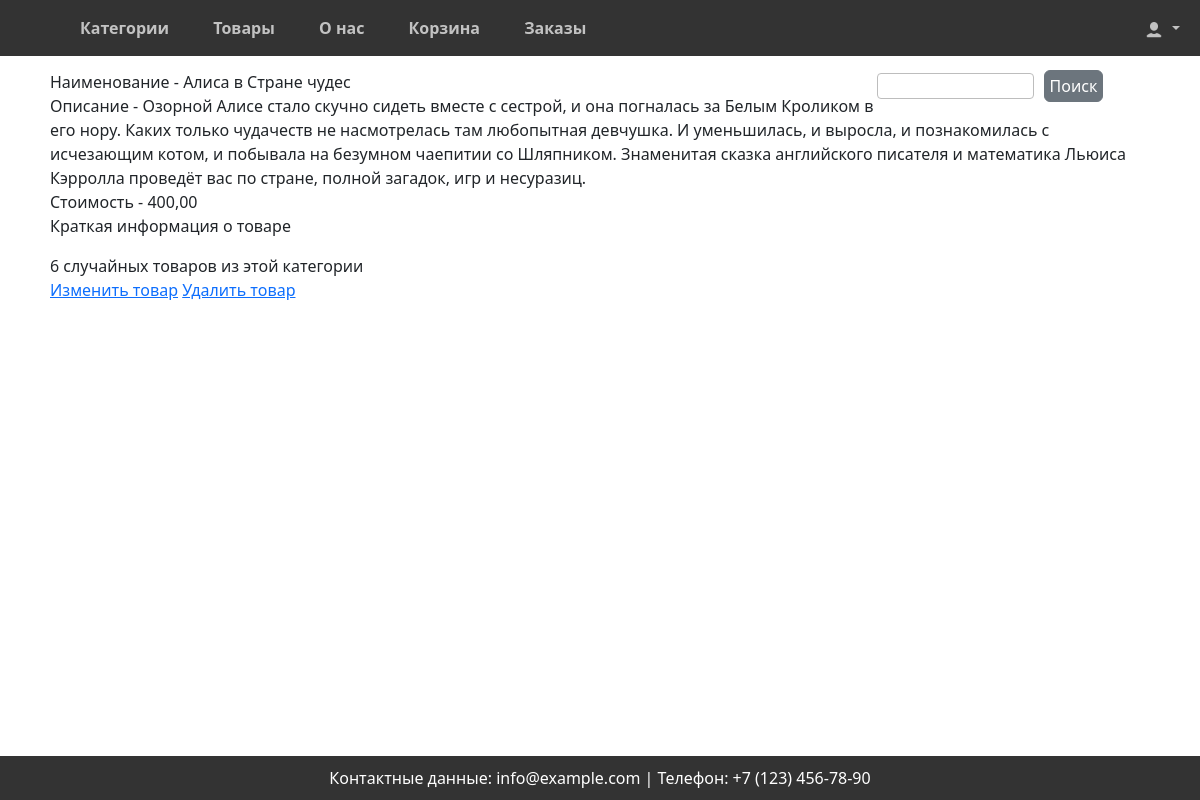
Screenshot of /products/alisa-v-strane-chudes-12/ (signed in) with the database file from the repository.
### shop/models.py (models this page shows, shortened)
class Product(models.Model):
    category = models.ForeignKey(Category,
                                 related_name='products',
                                 on_delete=models.CASCADE)
    author = models.CharField(max_length=75, verbose_name='Автор')
    name = models.CharField(max_length=200,
                            verbose_name='Название')
    description = models.TextField(blank=True)
    slug = models.SlugField(max_length=200)
    image = models.ImageField(upload_to='products/%Y/%m/%d',
                              blank=True)
    price = models.DecimalField(max_digits=10,
                                decimal_places=2)
    available = models.BooleanField(default=True)
    created = models.DateTimeField(auto_now_add=True)
    updated = models.DateTimeField(auto_now=True)
    class Meta:
        ordering = ['name']
        indexes = [
            models.Index(fields=['id', 'slug']),
            models.Index(fields=['name']),
            models.Index(fields=['-created']),
        ]
        verbose_name = 'Товар'
        verbose_name_plural = 'Товары'

### shop/views.py (the view)
# urls.py: path('<slug:slug>/', ProductDetailView.as_view(), name='product_detail'),
class ProductDetailView(DetailView):
    model = Product
    template_name = ('shop/admin/product_detail.html')
    context_object_name = 'product'
    slug_url_kwarg = 'slug'
    def get_template_names(self):
        user = get_user_model()
        admin = user.objects.get(username='staff')
        if self.request.user == admin:
            return ['shop/admin/product_detail.html']
        else:
            return ['shop/product_detail.html']
    def get_context_data(self, **kwargs):
        context = super().get_context_data(**kwargs)
        category = self.object.category
        products = []
        for pr in category.products.all():
            if pr != self.object:
                products.append(pr)
        shuffle(products)
        products = products[:2]
        context['products'] = products
        return context

### orders/forms.py
class QuickOrderForm(forms.Form):
    name = forms.CharField(max_length=50, label="Имя")
    last_name = forms.CharField(max_length=50, label="Фамилия")
    email = forms.EmailField(label="Эл.почта")
    phone = forms.CharField(max_length=50, label="Телефон")
    payment = forms.ChoiceField(choices=PAYMENT_CHOICES, label='Способ оплаты')
    delivery = forms.ChoiceField(choices=DELIVERY_CHOICES, label='Способ Доставки')

### cart/context_processors.py (called while the page is built)
def cart(request):
    if request.user.id:
        return {'cart': ProductCartUser(request)}
    return {'cart': Cart(request)}

### cart/views.py (called while the page is built)
    def __len__(self):
        return sum(item['quantity'] for item in self.cart.values())

### orders/context_processors.py (called while the page is built)
def quick_order_form(request):
    return {'quick_order_form': QuickOrderForm()}

### shop/templates/shop/admin/product_detail.html (shortened to what this page needs)
{% extends 'base.html' %}
{% block content %}
<div>Наименование - {{product.name}}</div>
<div>Описание - {{product.description}}</div>
<div>Стоимость - {{product.price}}</div>
<p>Краткая информация о товаре</p>
<div>6 случайных товаров из этой категории</div>
<a href="{% url 'shop:product_edit' slug=product.slug %}">Изменить товар</a>
<a href="{% url 'shop:product_delete' slug=product.slug %}">Удалить товар</a>
{% endblock content %}

### static/css/styles.css (style rules this page uses)
* { box-sizing: border-box; margin: 0; padding: 0; }
body { font-family: Arial, sans-serif; background-color: #e2e1e1; min-height: 100%; margin-top: 50px; }

### rows the page displays
Product: name "Алиса в Стране чудес", description "Озорной Алисе стало скучно сидеть вместе с сестрой, и она погналась за Белым Кроликом в его нору. Каких только чудачеств не насмотрелась там любопытная девчушка. И уменьшилась, и выросла, и познакомилась с исчезающим котом, и побывала на безумном чаепитии со Шляпником. Знаменитая сказка английского писателя и математика Льюиса Кэрролла проведёт вас по стране, полной загадок, игр и несуразиц.", price "400,00"
